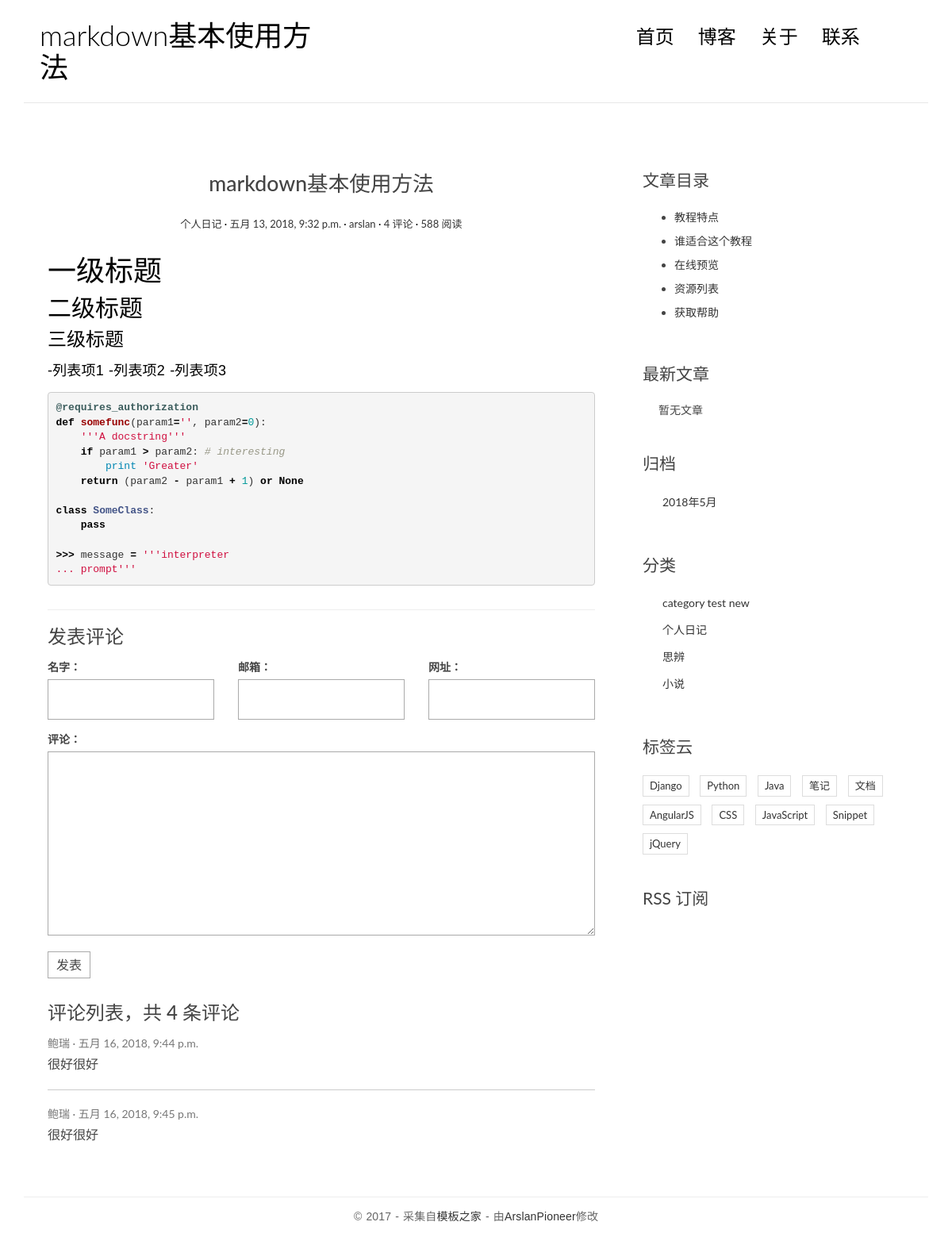
Page /post/6/ on the committed database.
### myBlog/models.py (models this page shows, shortened)
class  Post(models.Model):
    title=models.CharField(max_length=70)
    body=models.TextField()
    created_time=models.DateTimeField()
    modified_time=models.DateTimeField()
    excrpt=models.CharField(max_length=200,blank=True)
    category=models.ForeignKey(Category)
    tags=models.ManyToManyField(Tag,blank=True)
    author=models.ForeignKey(User)
    '''
    reverse函数第1个参数的值是'myBlog:detail'意思是myBlog应用下的name=detail函数
    我们在urls.py中通过app_name='blog'告诉Django这个URL模块是属于myBlog应用的,因此Django能够顺利地找到blog应用下的name为detail的视图函数
    '''
    def get_absolute_url(self):
        return reverse('myBlog:detail',kwargs={'pk':self.pk})
    class Meta:
        ordering=['-created_time']

class Category(models.Model):
    name=models.CharField(max_length=100)

### comments/models.py (models this page shows, shortened)
class Comment(models.Model):
    name=models.CharField(max_length=100)
    email=models.EmailField(max_length=255)
    url=models.URLField(blank=True)
    text=models.TextField()
    created_time=models.DateTimeField(auto_now_add=True)
    post=models.ForeignKey('myBlog.Post')

### myBlog/views.py (the view)
# urls.py: url(r'^post/(?P<pk>[0-9]+)/$',views.detail,name='detail'),
def detail(request,pk):
    post=get_object_or_404(Post,pk=pk)
    post.body=markdown.markdown(post.body,extensions=[
        'markdown.extensions.extra',
        'markdown.extensions.codehilite',
        'markdown.extensions.toc',
    ])
    form=CommentForm()
    comment_list=post.comment_set.all()
    context={
        'post':post,
        'form':form,
        'comment_list':comment_list
    }
    return render(request,'myBlog/detail.html',context=context)

### comments/forms.py
class CommentForm(forms.ModelForm):
    class Meta:
        model=Comment
        fields=['name','email','url','text']

### myBlog/templatetags/blog_tags.py (called while the page is built)
@register.simple_tag
def get_recent_posts(num=5):
    return Post.objects.all().order_by('-created_time')[:num]

@register.simple_tag
def archives():
    return Post.objects.dates('created_time','month',order='DESC')

@register.simple_tag
def get_categories():
    return Category.objects.all()

### templates/myBlog/detail.html (shortened to what this page needs)
 {% extends 'base.html' %}
 {% block main %}
                <article class="post post-{{post.pk}}}">
                    <header class="entry-header">
                        <h1 class="entry-title">{{post.title}}</h1>
                        <div class="entry-meta">
                            <span class="post-category"><a href="#">{{post.category.name}}</a></span>
                            <span class="post-date"><a href="#"><time class="entry-date"
                                                                      datetime="{{post.created_time}}">{{post.created_time}}</time></a></span>
                            <span class="post-author"><a href="#">{{post.author}}</a></span>
                            <span class="comments-link"><a href="#">4 评论</a></span>
                            <span class="views-count"><a href="#">588 阅读</a></span>
                        </div>
                    </header>
                    <div class="entry-content clearfix">
                        {{post.body|safe}}
                    </div>
                </article>
                <section class="comment-area" id="comment-area">
                    <hr>
                    <h3>发表评论</h3>
                    <form action="{% url 'comments:post_comment' post.pk %}" method="post" class="comment-form">
                        <div class="row">
                            <div class="col-md-4">
                                <label for={{form.name.id_for_label}}>名字：</label>
                                {{form.name}}
                            </div>
                            <div class="col-md-4">
                                <label for="{{form.email.id_for_label}}">邮箱：</label>
                                {{form.email}}
                            </div>
                            <div class="col-md-4">
                                <label for="{{form.url.id_for_label}}">网址：</label>
                                 {{form.url}}
                            </div>
                            <div class="col-md-12">
                                <label for="{{form.text.id_for_label}}">评论：</label>
                                    {{form.text}}
                                <button type="submit" class="comment-btn">发表</button>
                            </div>
                        </div>
                    </form>
                    <div class="comment-list-panel">
                        <h3>评论列表，共 <span>4</span> 条评论</h3>
                        <ul class="comment-list list-unstyled">
                            {% for comment in comment_list %}
                            <li class="comment-item">
                                <span class="nickname">{{comment.name}}</span>
                                <time class="submit-date" >{{comment.created_time}}</time>
                                <div class="text">
                                      {{comment.text}}
                                </div>
                            </li>
                            {% empty %}
                              暂无评论
                            {% endfor %}
                        </ul>
                    </div>
                </section>
 {% endblock main %}
 {% block toc %}
                <div class="widget widget-content">
                    <h3 class="widget-title">文章目录</h3>
                    <ul>
                        <li>
                            <a href="#">教程特点</a>
                        </li>
                        <li>
                            <a href="#">谁适合这个教程</a>
                        </li>
                        <li>
                            <a href="#">在线预览</a>
                        </li>
                        <li>
                            <a href="#">资源列表</a>
                        </li>
                        <li>
                            <a href="#">获取帮助</a>
                        </li>
                    </ul>
                </div>
 {% endblock toc %}

### templates/base.html (shortened to what this page needs)
{% load staticfiles %}
{%load blog_tags%}
<!DOCTYPE html>
<html>
<head>
    <link rel="stylesheet" href="{% static 'myBlog/css/bootstrap.min.css' %}">
    <link rel="stylesheet" href="http://code.ionicframework.com/ionicons/2.0.1/css/ionicons.min.css">
    <link rel="stylesheet" href="{% static 'myBlog/css/pace.css' %}">
    <link rel="stylesheet" href="{% static 'myBlog/css/custom.css' %}">
    <link rel="stylesheet" href="{% static 'myBlog/css/highlights/github.css' %}">
</head>
<body>
<div class="container">
    <header id="site-header">
        <div class="row">
            <div class="col-md-4 col-sm-5 col-xs-8">
                <div class="logo">
                    <h1><a href="{{post.get_absolute_url}}">{{post.title}}</a></h1>
                </div>
            </div>
            <div class="col-md-8 col-sm-7 col-xs-4">
                <nav class="main-nav" role="navigation">
                    <div class="collapse navbar-collapse" id="bs-example-navbar-collapse-1">
                        <ul class="nav navbar-nav navbar-right">
                            <li class="cl-effect-11"><a href="index.html" data-hover="首页">首页</a></li>
                            <li class="cl-effect-11"><a href="full-width.html" data-hover="博客">博客</a></li>
                            <li class="cl-effect-11"><a href="about.html" data-hover="关于">关于</a></li>
                            <li class="cl-effect-11"><a href="contact.html" data-hover="联系">联系</a></li>
                        </ul>
                    </div>
                </nav>
            </div>
        </div>
    </header>
</div>
<div class="content-body">
    <div class="container">
        <div class="row">
            <main class="col-md-8">
                {% block main %}
                {% endblock main %}
            </main>
            <aside class="col-md-4">
                {% block toc %}
                {% endblock toc %}
                <div class="widget widget-recent-posts">
                    <h3 class="widget-title">最新文章</h3>
                    {% get_recent_posts as recent_post_list %}
                    <ul>
                        {% for post in rencent_post_list %}
                        <li>
                            <a href="{{post.get_absolute_url}}">{{post.title}}</a>
                        </li>
                        {% empty %}
                          暂无文章
                        {% endfor %}
                    </ul>
                </div>
                <div class="widget widget-archives">
                    <h3 class="widget-title">归档</h3>
                    {% archives as date_list %}
                    <ul>
                        {% for date in date_list %}
                        <li>
                            <a href="{% url 'myBlog:archives' date.year date.month %}">{{date.year}}年{{date.month}}月</a>
                        </li>
                        {% endfor %}
                    </ul>
                </div>
                <div class="widget widget-category">
                    <h3 class="widget-title">分类</h3>
                    {% get_categories as category_list %}
                    <ul>
                        {% for category in category_list %}
                        <li>
                            <a href="{% url 'myBlog:category' category.pk %}">{{category.name}}</a>
                        </li>
                        {% empty %}
                        暂无分类
                        {% endfor %}
                    </ul>
                </div>
                <div class="widget widget-tag-cloud">
                    <h3 class="widget-title">标签云</h3>
                    <ul>
                        <li>
                            <a href="#">Django</a>
                        </li>
                        <li>
                            <a href="#">Python</a>
                        </li>
                        <li>
                            <a href="#">Java</a>
                        </li>
                        <li>
                            <a href="#">笔记</a>
                        </li>
                        <li>
                            <a href="#">文档</a>
                        </li>
                        <li>
                            <a href="#">AngularJS</a>
                        </li>
                        <li>
                            <a href="#">CSS</a>
                        </li>
                        <li>
                            <a href="#">JavaScript</a>
                        </li>
                        <li>
                            <a href="#">Snippet</a>
                        </li>
                        <li>
                            <a href="#">jQuery</a>
                        </li>
                    </ul>
                </div>
                <div class="rss">
                    <a href=""> RSS 订阅</a>
                </div>
            </aside>
        </div>
    </div>
</div>
<footer id="site-footer">
    <div class="container">
        <div class="row">
            <div class="col-md-12">
                <p class="copyright">&copy 2017 - 采集自<a href="http://www.cssmoban.com/"
                                                        target="_blank" title="模板之家">模板之家</a>
                    - 由<a href="http://zmrenwu.com/" title="网页模板" target="_blank">ArslanPioneer</a>修改
                </p>
            </div>
        </div>
    </div>
</footer>
</body>
</html>

### myBlog/static/myBlog/css/custom.css (style rules this page uses)
* { outline: none; }
h1, h2, h3, h4, h5, h6 { margin-top: 0; }
a { color: #333; }
body { color: #444; font-family: 'Lato', sans-serif; }
p { font-family: 'Ubuntu', sans-serif; font-weight: 400; word-spacing: 1px; letter-spacing: 0.01em; }
#site-header { background-color: #FFF; padding: 25px 20px; margin-bottom: 40px; border-bottom: 1px solid #e7e7e7; }
.logo h1 a { color: #000; }
.logo h1 { margin: 0; font-family: 'Lato', sans-serif; font-weight: 300; }
.main-nav { margin-top: 11px; max-width: 95%; }
.main-nav a { color: #000000 !important; padding: 0 0 5px 0 !important; margin-right: 30px; font-family: 'Lato', sans-serif; font-weight: 300; font-size: 24px; }
.cl-effect-11 a { padding: 10px 0; color: #0972b4; text-shadow: none; }
.cl-effect-11 a::before { position: absolute; top: 0; left: 0; overflow: hidden; padding: 0 0 5px 0 !important; max-width: 0; border-bottom: 1px solid #000; color: #000; content: attr(data-hover); white-space: nowrap; -webkit-transition: max-width 0.5s; -moz-transition: max-width 0.5s; transition: max-width 0.5s; }
.content-body { padding-bottom: 4em; }
.post { background: #fff; padding: 30px 30px 0; }
.entry-title { text-align: center; font-size: 1.9em; margin-bottom: 20px; line-height: 1.6; padding: 10px 20px 0; }
.entry-meta { text-align: center; color: #DDDDDD; font-size: 13px; margin-bottom: 30px; }
.entry-content { font-size: 18px; line-height: 1.9; font-weight: 300; color: #000; }
.post-category::after, .post-date::after, .post-author::after, .comments-link::after { content: ' ·'; color: #000; }
.widget { background: #fff; padding: 30px 0 0; }
.widget-title { font-size: 1.5em; margin-bottom: 20px; line-height: 1.6; padding: 10px 0 0; font-weight: 400; }
.widget-recent-posts ul { padding: 0; margin: 0; padding-left: 20px; }
.widget-archives ul { padding: 0; margin: 0; padding-left: 25px; }
.widget-archives ul li { list-style-type: none; position: relative; line-height: 170%; margin-bottom: 10px; }
.widget-archives ul li::before { content: '\f3f3'; font-family: "Ionicons"; position: absolute; left: -25px; top: 1px; font-size: 16px; color: #000; }
.widget-category ul { padding: 0; margin: 0; padding-left: 25px; }
.widget-category ul li { list-style-type: none; position: relative; line-height: 170%; margin-bottom: 10px; }
.widget-category ul li::before { content: '\f3fe'; font-family: "Ionicons"; position: absolute; left: -25px; top: 1px; font-size: 18px; color: #000; }
.widget-tag-cloud ul { padding: 0; margin: 0; margin-right: -10px; }
.widget-tag-cloud ul li { list-style-type: none; font-size: 13px; display: inline-block; margin-right: 10px; margin-bottom: 10px; padding: 3px 8px; border: 1px solid #ddd; }
.widget-content ul li { margin-bottom: 10px; }
.rss { font-size: 21px; margin-top: 30px; }
.rss a { color: #444; }
#site-footer { padding-top: 10px; padding: 0 0 1.5em 0; }
.copyright { text-align: center; padding-top: 1em; margin: 0; border-top: 1px solid #eee; color: #666; }
.contact-form input, .comment-form input { border: 1px solid #aaa; margin-bottom: 15px; width: 100%; padding: 15px 15px; font-size: 16px; line-height: 100%; transition: 0.4s border-color linear; }
.contact-form textarea, .comment-form textarea { border: 1px solid #aaa; margin-bottom: 15px; width: 100%; padding: 15px 15px; font-size: 16px; line-height: 20px !important; min-height: 183px; transition: 0.4s border-color linear; }
.comment-area { padding: 0 30px 0; }
.comment-form { margin-top: 15px; }
.comment-form .comment-btn { background-color: #fff; border: 1px solid #aaa; font-size: 16px; padding: 5px 10px; }
.comment-list-panel { margin-top: 30px; }
.comment-list { margin-top: 15px; }
.comment-item:not(:last-child) { border-bottom: 1px #ccc solid; margin-bottom: 20px; padding-bottom: 20px; }
.comment-item .nickname, .comment-item .submit-date { color: #777; font-size: 14px; }
.comment-item .nickname:after { content: ' ·'; }
.comment-item .text { padding-top: 5px; font-size: 16px; }

### rows in the picture
Post: title "markdown基本使用方法", category.name "个人日记", created_time "五月 13, 2018, 9:32 p.m.", author "arslan", body "一级标题 二级标题 三级标题 -列表项1 -列表项2 -列表项3 @requires_authorization def somefunc ( param1 = '' , param2 = 0 ): '''A docstring''' if param1 > param2 : # interesting print 'Greater' return ( param2 - param1 + 1 ) or None class SomeClass : pass >>> message = '''interpreter ... prompt'''"
Comment: name "鲍瑞", created_time "五月 16, 2018, 9:44 p.m.", text "很好很好"
Comment: name "鲍瑞", created_time "五月 16, 2018, 9:45 p.m.", text "很好很好"
Category: name "category test new"
Category: name "个人日记"
Category: name "思辨"
Category: name "小说"

### other values in the picture
{{ date.year }} "2018"
{{ date.month }} "5"
